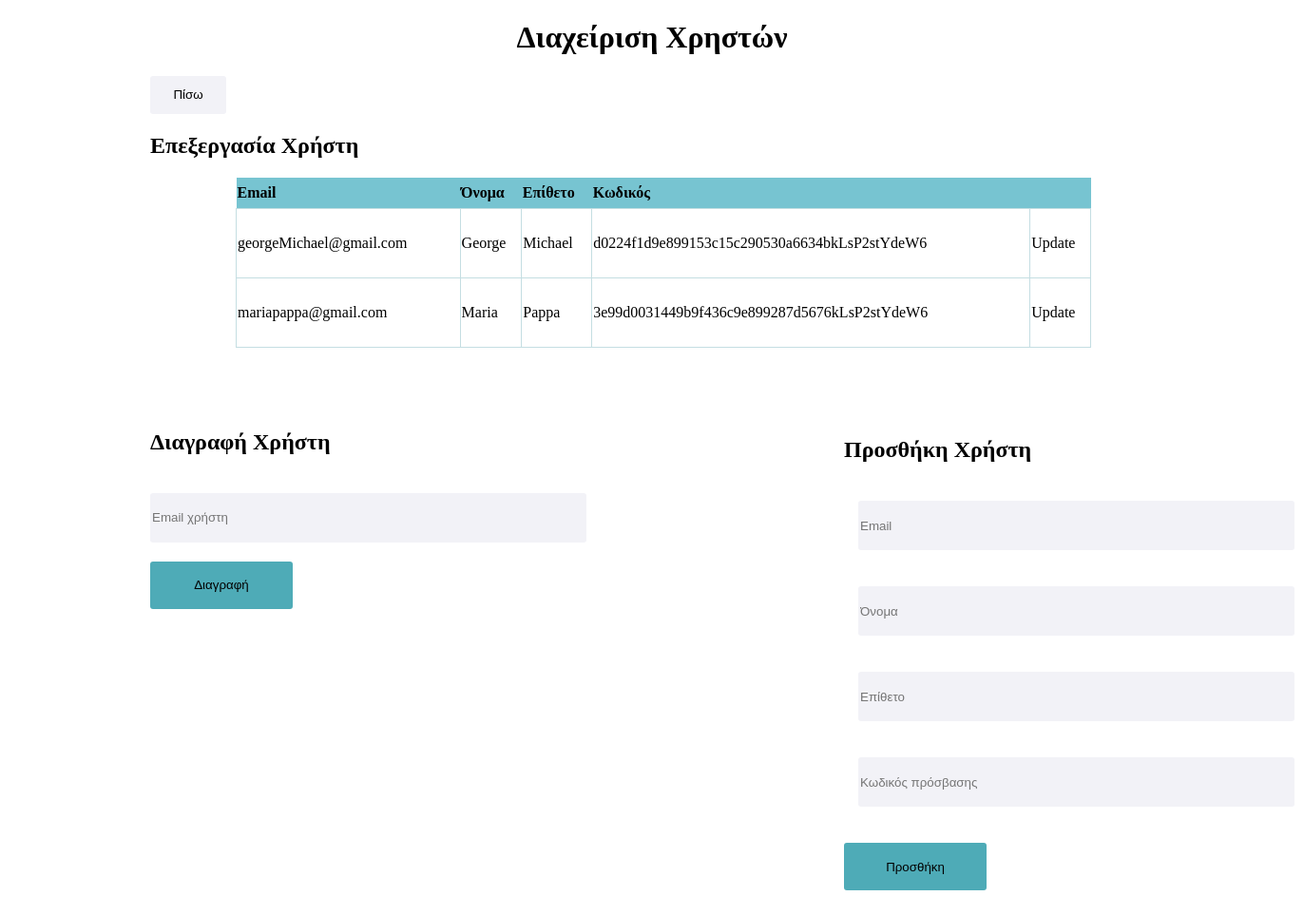
Page /ergasiaEPDmerosB/users.php on the committed database.
### tables this page shows
CREATE TABLE `users` (
  `idemail` varchar(255) NOT NULL,
  `name` varchar(50) NOT NULL,
  `lastname` varchar(50) NOT NULL,
  `password` varchar(50) NOT NULL,
  `role` varchar(45) NOT NULL
);

### ergasiaEPDmerosB/showUsers.php (the view, shortened to what this page needs)
<?php
$servername = "webpagesdb.it.auth.gr:3306";
$username = "dbuser3471";
$password = "Ylg0#5t9";
$dbname="student3471partB";
$con=mysqli_connect($servername,$username,$password,"$dbname");
mysqli_set_charset($con, "utf8");
$result = mysqli_query($con,"SELECT * FROM users WHERE role='student'");
?>
<!DOCTYPE html>
<html>
<head>
</head>
<body>
<?php
if (mysqli_num_rows($result) > 0) {
    ?>
    <table>
        <tr class="titles">
            <th>Email</th>
            <th>Όνομα</th>
            <th>Επίθετο</th>
            <th class="lastCell">Κωδικός</th>
            <th></th>
        </tr>
        <?php
        while($row = mysqli_fetch_array($result)) {
            ?>
            <tr>
                <td><?php echo $row["idemail"]; ?></td>
                <td><?php echo $row["name"]; ?></td>
                <td><?php echo $row["lastname"]; ?></td>
                <td class="row"><?php echo $row["password"]; ?></td>
                <td class="linkUpd"><a href="updateUsers.php?email=<?php echo $row["idemail"]; ?>">Update</a></td>
            </tr>
            <?php
        }
        ?>
    </table>
    <?php
}
else
{
    echo "No result found";
}
?>
</body>
</html>

### ergasiaEPDmerosB/changeForms.css (style rules this page uses)
body { font-family: "Century Gothic"; overflow: auto; scroll-behavior: smooth; }
a { text-decoration: none; color: black; }
table { margin-left: 170px; margin-bottom: 30px; width: 70%; border-collapse: collapse; border-radius: 10px; }
td { border: 1px solid #C4DEE2; height: 70px; }
th { background-color: #77C4D1; border-collapse: collapse; height: 30px; text-align: left; }
.linkUpd { border-collapse: collapse; border-left: 0; }

### rows in the picture
users: idemail "georgeMichael@gmail.com", name "George", lastname "Michael", password "d0224f1d9e899153c15c290530a6634bkLsP2stYdeW6"
users: idemail "mariapappa@gmail.com", name "Maria", lastname "Pappa", password "3e99d0031449b9f436c9e899287d5676kLsP2stYdeW6"
